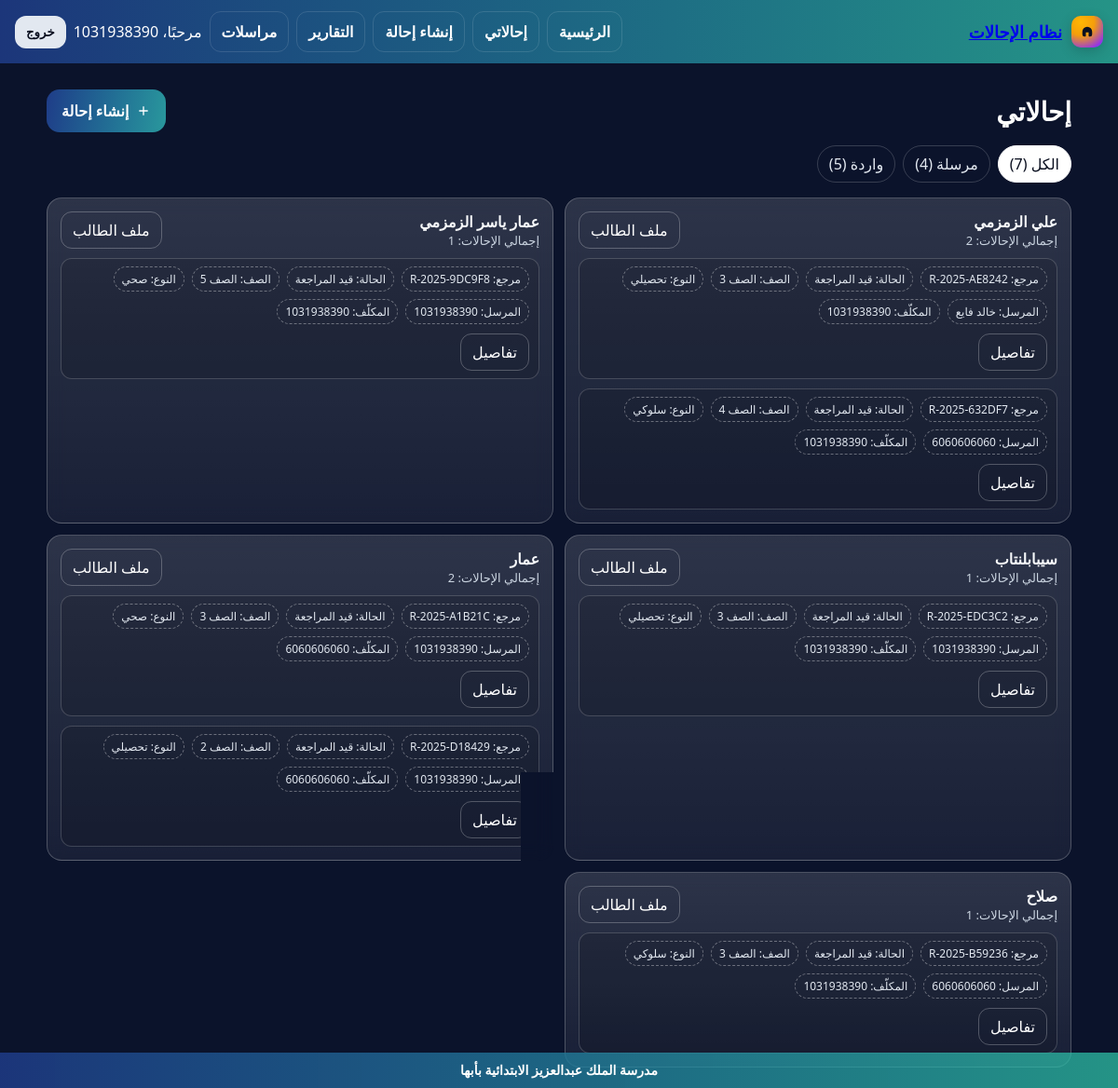
/referrals/ (signed in), run on the app's committed database.
### referrals/models.py (models this page shows, shortened)
class Referral(models.Model):
    STATUS_CHOICES = [
        ("NEW", "جديدة"),
        ("UNDER_REVIEW", "قيد المراجعة"),
        ("SENT_TO_DEPUTY", "محالة لوكيل"),
        ("CLOSED", "مغلقة"),
    ]
    TYPE_CHOICES = [
        ("behavior", "سلوكي"),
        ("academic", "تحصيلي"),
        ("health", "صحي"),
        ("other", "أخرى"),
    ]
    GRADE_CHOICES = [(str(i), f"الصف {i}") for i in range(1, 13)]
    reference = models.CharField(max_length=20, default=generate_reference, unique=True, editable=False)
    student_name = models.CharField(max_length=120)
    student_key = models.CharField("معرّف الطالب", max_length=180, blank=True, db_index=True)
    grade = models.CharField(max_length=2, choices=GRADE_CHOICES)
    referral_type = models.CharField(max_length=20, choices=TYPE_CHOICES)
    details = models.TextField()
    status = models.CharField(max_length=20, choices=STATUS_CHOICES, default="NEW")
    created_by = models.ForeignKey(User, on_delete=models.CASCADE, related_name="created_referrals")
    assignee = models.ForeignKey(User, on_delete=models.SET_NULL, null=True, blank=True, related_name="assigned_referrals")
    created_at = models.DateTimeField(auto_now_add=True)
    updated_at = models.DateTimeField(auto_now=True)

### referrals/views.py (the view)
# urls.py: path("", views.list_referrals, name="index"),
@login_required
def list_referrals(request: HttpRequest):
    scope = request.GET.get("scope", "all")
    sent_qs = Referral.objects.filter(created_by=request.user)
    inbox_qs = Referral.objects.filter(assignee=request.user)
    if scope == "sent":
        items_qs = sent_qs
    elif scope == "inbox":
        items_qs = inbox_qs
    else:
        items_qs = Referral.objects.filter(Q(created_by=request.user) | Q(assignee=request.user))
    items_qs = items_qs.select_related("created_by", "assignee").order_by("-created_at")
    items = list(items_qs)
    for r in items: _ensure_student_key(r)
    groups_map = {}
    for r in items:
        key = getattr(r, "student_key", "") or f"ref-{r.pk}"
        g = groups_map.get(key)
        if not g:
            g = {"key": getattr(r, "student_key", "") or "", "student_name": r.student_name, "latest": r.created_at, "referrals": []}
            groups_map[key] = g
        g["referrals"].append(r)
        if r.created_at > g["latest"]: g["latest"] = r.created_at
        if r.created_at >= g["latest"]: g["student_name"] = r.student_name
    groups = sorted(groups_map.values(), key=lambda x: x["latest"], reverse=True)
    counts = {"all": Referral.objects.filter(Q(created_by=request.user) | Q(assignee=request.user)).count(),
              "sent": sent_qs.count(), "inbox": inbox_qs.count()}
    return render(request, "referrals/index.html", {"items": items, "groups": groups, "counts": counts, "scope": scope})

### referrals/views.py (called while the page is built)
def _ensure_student_key(ref: Referral):
    try:
        has_key_field = hasattr(ref, "student_key")
    except Exception:
        has_key_field = False
    if not has_key_field:
        return
    try:
        if getattr(ref, "student_key", ""):
            return
        civil = (getattr(ref, "student_civil_id", None) or "")[:64]
        new_key = make_student_key(getattr(ref, "student_name", ""), civil)
        if new_key:
            ref.student_key = new_key
            ref.save(update_fields=["student_key"])
    except Exception:
        pass

### templates/referrals/index.html (shortened to what this page needs)
{% load static %}
<!doctype html>
<html lang="ar" dir="rtl">
<head>
</head>
<body>
  {% include 'header.html' %}
  <div class="wrap">
    <div class="head">
      <h1>إحالاتي</h1>
      <a class="btn btn-primary" href="/referrals/new/">
        <svg width="16" height="16" viewBox="0 0 24 24" aria-hidden="true"><path fill="currentColor" d="M11 11V5h2v6h6v2h-6v6h-2v-6H5v-2z"/></svg>
        إنشاء إحالة
      </a>
    </div>
    <div class="tabs" role="tablist" aria-label="تصفية الإحالات">
      <a class="tab {% if scope == 'all' %}active{% endif %}" href="?scope=all">الكل ({{ counts.all }})</a>
      <a class="tab {% if scope == 'sent' %}active{% endif %}" href="?scope=sent">مرسلة ({{ counts.sent }})</a>
      <a class="tab {% if scope == 'inbox' %}active{% endif %}" href="?scope=inbox">واردة ({{ counts.inbox }})</a>
    </div>
    <div class="grid">
      {% for g in groups %}
        <div class="card">
          <div class="row">
            <div>
              <strong style="font-size:16px">{{ g.student_name }}</strong>
              <div class="muted">إجمالي الإحالات: {{ g.referrals|length }}</div>
            </div>
            <div class="row" style="gap:8px">
              {% if g.key %}
                <a class="btn-ghost" href="{% url 'referrals:student_file' g.key %}">ملف الطالب</a>
              {% endif %}
            </div>
          </div>
          <div class="refs">
            {% for r in g.referrals %}
              <div class="ref-row">
                <div class="ref-meta">
                  <span class="pill">مرجع: {{ r.reference }}</span>
                  <span class="pill">الحالة: {{ r.get_status_display }}</span>
                  <span class="pill">الصف: {{ r.get_grade_display }}</span>
                  <span class="pill">النوع: {{ r.get_referral_type_display }}</span>
                  <span class="pill">المرسل: {{ r.created_by.username }}</span>
                  {% if r.assignee %}<span class="pill">المكلّف: {{ r.assignee.username }}</span>{% endif %}
                </div>
                <a class="btn-ghost" href="{% url 'referrals:detail' r.pk %}">تفاصيل</a>
              </div>
            {% endfor %}
          </div>
        </div>
      {% empty %}
        <div class="empty">لا توجد إحالات لعرضها حالياً.</div>
      {% endfor %}
    </div>
  </div>
  {% include 'footer.html' %}
</body>
</html>

### templates/header.html (shortened to what this page needs)
<nav class="hdr-nav" role="navigation" aria-label="الشريط العلوي">
  <div class="hdr-wrap">
    <a class="hdr-brand" href="/" aria-label="الرئيسية">
      <span class="hdr-logo" aria-hidden="true"><svg viewBox="0 0 24 24"><path d="M5 12a7 7 0 1 1 14 0v4a3 3 0 0 1-3 3h-1a1 1 0 0 1-1-1v-5h-4v5a1 1 0 0 1-1 1H8a3 3 0 0 1-3-3v-4z"/></svg></span>
      <span class="hdr-title">نظام الإحالات</span>
    </a>
    <div class="hdr-links">
      <a class="hdr-link" href="/">الرئيسية</a>
      <a class="hdr-link" href="/referrals/">إحالاتي</a>
      <a class="hdr-link" href="/referrals/new/">إنشاء إحالة</a>
      <a class="hdr-link" href="/workflow/reports/">التقارير</a>
      <a class="hdr-link" href="/messages/">مراسلات</a>
      {% if request.user.is_authenticated %}
        <span class="hdr-user">مرحبًا، {{ request.user.username }}</span>
        <form action="{% url 'accounts:logout' %}" method="post" class="hdr-logout-form">
          <button type="submit" class="hdr-link hdr-logout" aria-label="تسجيل الخروج">خروج</button>
        </form>
      {% else %}
        <a class="hdr-link" href="{% url 'accounts:login' %}">تسجيل الدخول</a>
        <a class="hdr-link hdr-cta" href="{% url 'accounts:register' %}">إنشاء حساب</a>
      {% endif %}
    </div>
  </div>
</nav>

### templates/referrals/index.html (style rules this page uses)
:root { --brand:#1f3c88;--brand2:#2ebfa5;--accent:#ffb703;--txt:#0f172a;--bg:#0b132b }
body { margin:0;background:var(--bg);color:#e5e7eb;font-family:system-ui,-apple-system,Segoe UI,Roboto,Tajawal,Arial }
.wrap { max-width:1100px;margin:auto;padding:22px 16px }
.head { display:flex;align-items:center;justify-content:space-between;gap:10px;margin:6px 0 14px }
.head h1 { margin:0;font-size:clamp(20px,3vw,28px);color:#fff }
.btn { appearance:none;border:none;border-radius:14px;padding:12px 16px;font-weight:800;cursor:pointer;text-decoration:none;display:inline-flex;align-items:center;gap:8px }
.btn-primary { background:linear-gradient(100deg,var(--brand) 0%, color-mix(in srgb,var(--brand2) 70%, var(--brand) 30%) 100%);color:#fff }
.btn-ghost { background:transparent;color:#fff;text-decoration:none;border-radius:12px;border:1px solid rgba(255,255,255,.25);padding:8px 12px }
.tabs { display:flex;gap:8px;margin:10px 0 16px;flex-wrap:wrap }
.tab { padding:8px 12px;border-radius:999px;text-decoration:none;color:#e2e8f0;border:1px solid rgba(255,255,255,.18) }
.tab.active { background:#fff;color:#0b1020;border-color:#fff }
.grid { display:grid;gap:12px }
@media (min-width:700px) { .grid { grid-template-columns:1fr 1fr } }
.card { background:linear-gradient(180deg, rgba(255,255,255,.14), rgba(255,255,255,.06));border:1px solid rgba(255,255,255,.22);backdrop-filter:blur(10px);border-radius:16px;padding:14px;color:#f8fafc }
.row { display:flex;align-items:center;justify-content:space-between;gap:12px;flex-wrap:wrap }
.muted { color:#cbd5e1;font-size:13px }
.pill { display:inline-flex;align-items:center;gap:6px;padding:4px 8px;border-radius:999px;border:1px dashed rgba(255,255,255,.35);font-size:12px;color:#e2e8f0 }
.refs { display:flex;flex-direction:column;gap:10px;margin-top:10px }
.ref-row { display:flex;align-items:center;justify-content:space-between;gap:10px;flex-wrap:wrap;background:rgba(0,0,0,.12);border:1px solid rgba(255,255,255,.18);border-radius:12px;padding:8px 10px }
.ref-meta { display:flex;gap:8px;flex-wrap:wrap }

### templates/header.html (style rules this page uses)
.hdr-nav { --brand:#1f3c88;--brand-2:#2ebfa5;--accent:#ffb703;--txt:#0b1020;background: linear-gradient(90deg, color-mix(in srgb,var(--brand) 85%,#0000 15%), color-mix(in srgb,var(--brand-2) 75%,#0000 25%));color:#fff;position:sticky;top:0;z-index:50 }
.hdr-wrap { max-width:1200px;margin:auto;display:flex;align-items:center;justify-content:space-between;gap:16px;padding:12px 16px }
.hdr-brand { display:flex;align-items:center;gap:10px;font-weight:800 }
.hdr-logo { width:34px;height:34px;border-radius:10px;display:grid;place-items:center;background:radial-gradient(120% 120% at 30% 20%, var(--accent) 0%, #f59e0b 35%, #9333ea 75%);box-shadow:0 4px 14px rgba(0,0,0,.18) }
.hdr-logo svg { width:18px;height:18px;fill:#0b1020 }
.hdr-title { font-size:18px }
.hdr-links { display:flex;align-items:center;gap:8px }
.hdr-link { padding:10px 12px;border-radius:12px;text-decoration:none;color:#fff;font-weight:600;border:1px solid rgba(255,255,255,.12);background:transparent;cursor:pointer }
.hdr-user { display:flex;align-items:center;gap:8px }
.hdr-logout { background:#e2e8f0;color:#0b1020;border:none }
.hdr-logout-form { display:inline;margin:0 }

### data on the page
Referral: student_name "علي الزمزمي", reference "R-2025-AE8242", status "قيد المراجعة", grade "الصف 3", referral_type "تحصيلي", created_by.username "خالد فايع", assignee.username "1031938390"
Referral: reference "R-2025-632DF7", status "قيد المراجعة", grade "الصف 4", referral_type "سلوكي", created_by.username "6060606060", assignee.username "1031938390"
Referral: student_name "عمار ياسر الزمزمي", reference "R-2025-9DC9F8", status "قيد المراجعة", grade "الصف 5", referral_type "صحي", created_by.username "1031938390", assignee.username "1031938390"
Referral: student_name "سيبابلنتاب", reference "R-2025-EDC3C2", status "قيد المراجعة", grade "الصف 3", referral_type "تحصيلي", created_by.username "1031938390", assignee.username "1031938390"
Referral: student_name "عمار", reference "R-2025-A1B21C", status "قيد المراجعة", grade "الصف 3", referral_type "صحي", created_by.username "1031938390", assignee.username "6060606060"
Referral: reference "R-2025-D18429", status "قيد المراجعة", grade "الصف 2", referral_type "تحصيلي", created_by.username "1031938390", assignee.username "6060606060"
Referral: student_name "صلاح", reference "R-2025-B59236", status "قيد المراجعة", grade "الصف 3", referral_type "سلوكي", created_by.username "6060606060", assignee.username "1031938390"

### other printed values
{{ request.user.username }} "1031938390"
{{ counts.all }} "7"
{{ counts.sent }} "4"
{{ counts.inbox }} "5"
{{ g.referrals|length }} "2" "1" "1" "2" "1"
